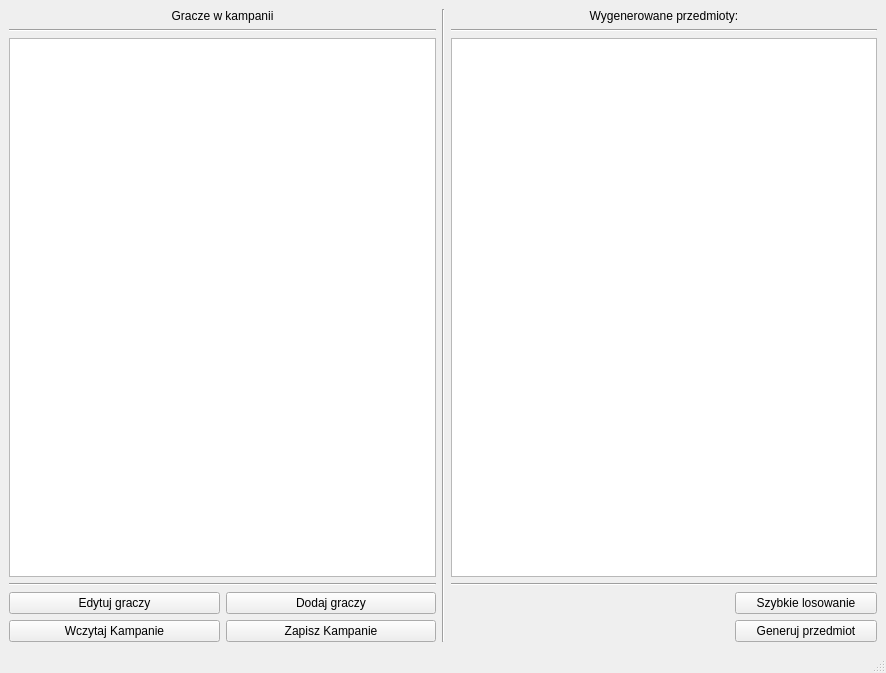
<?xml version="1.0" encoding="UTF-8"?>
<ui version="4.0">
 <class>MainWindow</class>
 <widget class="QMainWindow" name="MainWindow">
  <property name="geometry">
   <rect>
    <x>0</x>
    <y>0</y>
    <width>886</width>
    <height>673</height>
   </rect>
  </property>
  <property name="windowTitle">
   <string>MainWindow</string>
  </property>
  <widget class="QWidget" name="centralwidget">
   <layout class="QGridLayout" name="gridLayout_2" columnstretch="0,0,0">
    <item row="0" column="1">
     <widget class="Line" name="LineHorizontalCenter">
      <property name="lineWidth">
       <number>1</number>
      </property>
      <property name="orientation">
       <enum>Qt::Orientation::Vertical</enum>
      </property>
     </widget>
    </item>
    <item row="0" column="0">
     <layout class="QVBoxLayout" name="GridLeftSide" stretch="0,0,0,0,0,0">
      <property name="sizeConstraint">
       <enum>QLayout::SizeConstraint::SetMaximumSize</enum>
      </property>
      <item>
       <widget class="QLabel" name="LabelPlayerTableName">
        <property name="text">
         <string>Gracze w kampanii</string>
        </property>
        <property name="alignment">
         <set>Qt::AlignmentFlag::AlignCenter</set>
        </property>
       </widget>
      </item>
      <item>
       <widget class="Line" name="LineSeparationTop">
        <property name="orientation">
         <enum>Qt::Orientation::Horizontal</enum>
        </property>
       </widget>
      </item>
      <item>
       <widget class="QTableWidget" name="TablePlayers"/>
      </item>
      <item>
       <widget class="Line" name="LineSepratationTableDown">
        <property name="orientation">
         <enum>Qt::Orientation::Horizontal</enum>
        </property>
       </widget>
      </item>
      <item>
       <layout class="QGridLayout" name="GridButtonsPlayers">
        <item row="0" column="0">
         <widget class="QPushButton" name="BttnEditPlayers">
          <property name="text">
           <string>Edytuj graczy</string>
          </property>
         </widget>
        </item>
        <item row="0" column="1">
         <widget class="QPushButton" name="BttnAddPlayers">
          <property name="text">
           <string>Dodaj graczy</string>
          </property>
         </widget>
        </item>
       </layout>
      </item>
      <item>
       <layout class="QGridLayout" name="GridCampainButtons">
        <item row="0" column="0">
         <widget class="QPushButton" name="BttnLoadCampain">
          <property name="text">
           <string>Wczytaj Kampanie</string>
          </property>
         </widget>
        </item>
        <item row="0" column="1">
         <widget class="QPushButton" name="BttnSaveCampain">
          <property name="text">
           <string>Zapisz Kampanie</string>
          </property>
         </widget>
        </item>
       </layout>
      </item>
     </layout>
    </item>
    <item row="0" column="2">
     <layout class="QVBoxLayout" name="GridRightSide">
      <item>
       <widget class="QLabel" name="LabelTableGeneratedItems">
        <property name="text">
         <string>Wygenerowane przedmioty:</string>
        </property>
        <property name="alignment">
         <set>Qt::AlignmentFlag::AlignCenter</set>
        </property>
       </widget>
      </item>
      <item>
       <widget class="Line" name="line">
        <property name="orientation">
         <enum>Qt::Orientation::Horizontal</enum>
        </property>
       </widget>
      </item>
      <item>
       <widget class="QTableView" name="TableGeneratedItems"/>
      </item>
      <item>
       <widget class="Line" name="line_5">
        <property name="orientation">
         <enum>Qt::Orientation::Horizontal</enum>
        </property>
       </widget>
      </item>
      <item>
       <layout class="QGridLayout" name="GridQuickGenButton" columnstretch="2,1">
        <item row="0" column="0">
         <spacer name="horizontalSpacer">
          <property name="orientation">
           <enum>Qt::Orientation::Horizontal</enum>
          </property>
          <property name="sizeHint" stdset="0">
           <size>
            <width>40</width>
            <height>20</height>
           </size>
          </property>
         </spacer>
        </item>
        <item row="0" column="1">
         <widget class="QPushButton" name="BttnQuickGenerate">
          <property name="text">
           <string>Szybkie losowanie</string>
          </property>
         </widget>
        </item>
        <item row="1" column="1">
         <widget class="QPushButton" name="BttnNormalGenerate">
          <property name="text">
           <string>Generuj przedmiot</string>
          </property>
         </widget>
        </item>
        <item row="1" column="0">
         <spacer name="horizontalSpacer_2">
          <property name="orientation">
           <enum>Qt::Orientation::Horizontal</enum>
          </property>
          <property name="sizeHint" stdset="0">
           <size>
            <width>40</width>
            <height>20</height>
           </size>
          </property>
         </spacer>
        </item>
       </layout>
      </item>
      <item>
       <layout class="QGridLayout" name="GridNormalGenButton" columnstretch="2,1"/>
      </item>
     </layout>
    </item>
   </layout>
  </widget>
  <widget class="QMenuBar" name="menubar">
   <property name="geometry">
    <rect>
     <x>0</x>
     <y>0</y>
     <width>886</width>
     <height>22</height>
    </rect>
   </property>
  </widget>
  <widget class="QStatusBar" name="statusbar"/>
 </widget>
 <resources/>
 <connections/>
</ui>
